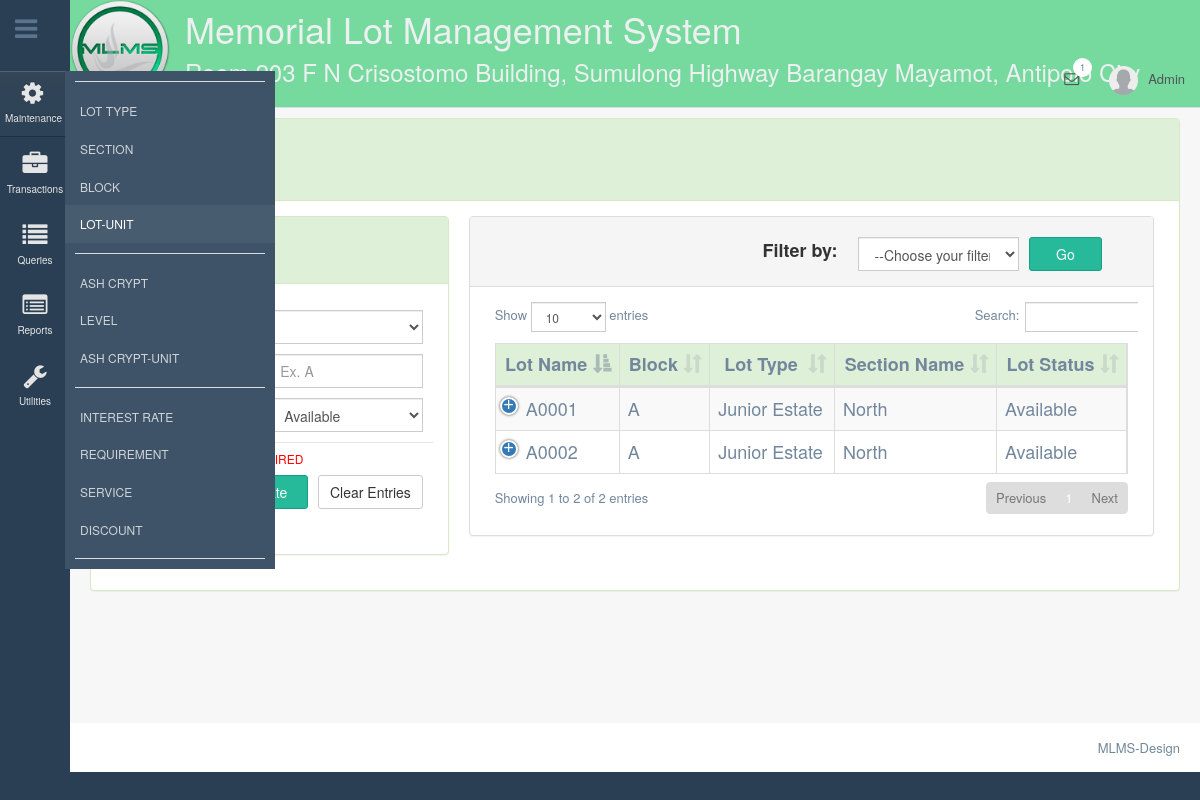
Page /pages/maintenance/lot.php (signed in) on the committed database.
### tables this page shows
CREATE TABLE `tblcompanysettings` (
  `intCompanyID` int(11) NOT NULL AUTO_INCREMENT,
  `strCompanyName` varchar(60) DEFAULT NULL,
  `strAddress` varchar(100) DEFAULT NULL,
  `strContactNo` varchar(15) DEFAULT NULL,
  `strEmailAddress` varchar(20) DEFAULT NULL,
  `strLogo` text,
  `strColor` varchar(20) DEFAULT NULL,
  PRIMARY KEY (`intCompanyID`)
);

CREATE TABLE `tbllot` (
  `intLotID` int(11) NOT NULL AUTO_INCREMENT,
  `strLotName` varchar(45) NOT NULL,
  `intLotStatus` int(11) NOT NULL,
  `intStatus` int(11) NOT NULL,
  `intBlockID` int(11) NOT NULL,
  `intCustomerId` int(11) DEFAULT NULL,
  PRIMARY KEY (`intLotID`),
  KEY `fk_tbllot_intBlockID_idx` (`intBlockID`),
  KEY `fk_tbllot_intCustomerId_idx` (`intCustomerId`),
  CONSTRAINT `fk_tbllot_intBlockID` FOREIGN KEY (`intBlockID`) REFERENCES `tblblock` (`intBlockID`) ON UPDATE CASCADE,
  CONSTRAINT `fk_tbllot_intCustomerId` FOREIGN KEY (`intCustomerId`) REFERENCES `tblcustomer` (`intCustomerId`) ON UPDATE CASCADE
);

CREATE TABLE `tblblock` (
  `intBlockID` int(11) NOT NULL AUTO_INCREMENT,
  `strBlockName` varchar(45) NOT NULL,
  `intNoOfLot` int(11) NOT NULL,
  `intStatus` int(11) NOT NULL,
  `intSectionID` int(11) NOT NULL,
  `intTypeID` int(11) NOT NULL,
  PRIMARY KEY (`intBlockID`),
  KEY `fk_tblblock_intSectionID_idx` (`intSectionID`),
  KEY `fk_tblblock_intTypeID_idx` (`intTypeID`),
  CONSTRAINT `fk_tblblock_intSectionID` FOREIGN KEY (`intSectionID`) REFERENCES `tblsection` (`intSectionID`) ON UPDATE CASCADE,
  CONSTRAINT `fk_tblblock_intTypeID` FOREIGN KEY (`intTypeID`) REFERENCES `tbltypeoflot` (`intTypeID`) ON UPDATE CASCADE
);

CREATE TABLE `tbltypeoflot` (
  `intTypeID` int(11) NOT NULL AUTO_INCREMENT,
  `strTypeName` varchar(45) NOT NULL,
  `intNoOfLot` int(11) NOT NULL,
  `deciSellingPrice` decimal(12,2) NOT NULL,
  `intStatus` tinyint(4) NOT NULL,
  PRIMARY KEY (`intTypeID`)
);

CREATE TABLE `tblsection` (
  `intSectionID` int(11) NOT NULL AUTO_INCREMENT,
  `strSectionName` varchar(45) NOT NULL,
  `intNoOfBlock` int(11) NOT NULL,
  `intStatus` tinyint(2) NOT NULL,
  PRIMARY KEY (`intSectionID`)
);

### pages/controller/viewdata.php (the view, shortened to what this page needs)
<?php
class lot{
    function viewLot(){
		$sql = "Select l.intLotID, l.strLotName, b.strBlockName, t.strTypeName, s.strSectionName, l.intLotStatus, l.intStatus FROM tbllot l
					INNER JOIN tblBlock b ON l.intBlockID = b.intBlockID
					INNER JOIN	tbltypeoflot t ON b.intTypeID = t.intTypeID
					INNER JOIN tblsection s	ON b.intSectionID = s.intSectionID WHERE l.intStatus = '0' ORDER BY  strLotName ASC";
        $conn = mysql_connect(constant('server'),constant('user'),constant('pass'));
        $result = mysql_query($sql,$conn);
		while($row = mysql_fetch_array($result)){
			$intLotID =$row['intLotID'];
			$strLotName =$row['strLotName'];
			$strBlockName =$row['strBlockName'];
			$strTypeName=$row['strTypeName'];
			$strSectionName =$row['strSectionName'];
			$intLotStatus =$row['intLotStatus'];
			if($intLotStatus==0){
			  $LotStatus ="Available";
			}else if($intLotStatus==1){
			  $LotStatus="Reserved";
			}else if($intLotStatus==2){
			  $LotStatus="Owned";
			}else{
              $LotStatus="At-Need";
            }
			echo
				"<tr>
					<td style ='font-size:18px;'>$strLotName</td>
					<td style ='font-size:18px;'>$strBlockName</td>
					<td style ='font-size:18px;'>$strTypeName</td>
					<td style ='font-size:18px;'>$strSectionName</td>
					<td style ='font-size:18px;'>$LotStatus</td>
					<td align='center'>
					   <button type = 'button' class = 'btn btn-success' data-toggle = 'modal'  title='Edit' data-target = '#update$intLotID'>
					   <i class='glyphicon glyphicon-pencil'></i></button>
					   <button type = 'button' class = 'btn btn-danger' data-toggle = 'modal' title='Deactivate' data-target = '#deactivate$intLotID'>
					   <i class='glyphicon glyphicon-trash'></i></button>
					</td>
				</tr>
				<div class = 'modal fade' id = 'update$intLotID'>
					<div class = 'modal-dialog' style = 'width: 40%;'>
						<div class = 'modal-content'>
							<div class = 'modal-header' style='background:#b3ffb3;'>
								<button type = 'button' class = 'close' data-dismiss = 'modal'>&times;</button>
								<center><H3><b>Update Lot-Unit</b></H3></center>
							</div>
							<div class = 'modal-body'>
								<form class='form-horizontal' role='form' action = 'lot.php' method= 'POST'>
									<div class='form-group'>
										<div class=''>
										   <input type='hidden' class='form-control' name= 'tfLotID' value='$intLotID' >
										 </div>
									</div>
									<div class='row'>
										<div class='form-group'>
											<label class='col-md-4' align='right' style = 'font-size: 18px; margin-top:.30em;'>Lot Unit:</label>
											<div class='col-md-7'>
												<input type='text 'class='form-control input-md' name= 'tfLotName' value= '$strLotName' required/>
											</div>
										 </div>
									</div>
									<div class='row'>
										<div class='form-group'>
											<label class='col-md-4' align='right' style = 'font-size: 18px; margin-top:.30em;'>Block:</label>
											<div class='col-md-7'>
												<select class='form-control input-md' name = 'blockName' required>";
												echo "</select>
											</div>
										</div>
									</div>
									<div class='row'>
										<div class='form-group'>
											<label class='col-md-4' align='right' style = 'font-size: 18px; margin-top:.30em;'>Lot Status:</label>
											<div class='col-md-7'>
											   <select class='form-control input-md' name = 'status' required>";
													$one = $two = $three = '';
													if($LotStatus == 'Available'){
														$one = 'selected';
													} else if($LotStatus == 'Reserved'){
														$two = 'selected';
													}else{
														$three = 'selected';
													}
													echo " <option value = '0' $one>Available</option>
												</select>
											</div>
										</div>
									</div>
									<div class='form-group modal-footer'>
										<div class='col-sm-offset-4 col-sm-8'>
											<button type='submit' class='btn btn-success' name= 'btnSave'>Save</button>
											<button type='button' class='btn btn-default' data-dismiss='modal'>Close</button>
										</div>
									</div>
								</form>
							</div>
						</div>
					</div>
				</div>
				<div class = 'modal fade' id = 'deactivate$intLotID'>
					<div class = 'modal-dialog' style = 'width: 40%;'>
						<div class = 'modal-content' style = 'height: 220px;'>
							<div class = 'modal-header' style='background: light-red'>
								<button type = 'button' class = 'close' data-dismiss = 'modal'>&times;</button>
								<center><b><h3>Deactivate Lot</h3></b></center>
							</div>
							<div class = 'modal-body'>
								<h3>Are you sure you want deactivate $strLotName?</h3>
								<form class='form-horizontal' role='form' action = 'lot.php' method= 'POST'>
									<div class='form-group'>
										<div class='col-sm-8'>
											<input type='hidden' class='form-control' name= 'tfLotID' value='$intLotID' >
										</div>
									</div>
									<div class='modal-footer'>
										<div class='col-sm-8'  style = 'margin-top: 10px;'>
											<button type='submit' class='btn btn-danger' name= 'btnDeactivate'>Yes</button>
											<button type='button' class='btn btn-default' data-dismiss='modal'>No</button>
										</div>
									</div>
								</form>
							</div>
						</div>
					</div>
				</div>
			";
		}
    }
	function selectBlock(){
		$sql = " SELECT b.intBlockID as blockID, b.strBlockName as Bname, b.intNoOfLot, b.intStatus, t.strTypeName, s.strSectionName as Sname FROM tblblock b
					INNER JOIN tblsection s ON b.intSectionID = s.intSectionID
					INNER JOIN tbltypeoflot t ON b.intTypeID = t.intTypeID WHERE b.intStatus = 0 ;";
        $conn = mysql_connect(constant('server'),constant('user'),constant('pass'));
        $result = mysql_query($sql,$conn);
        while($row = mysql_fetch_array($result)){
            echo "<option value = '". $row['blockID']."'>". $row['Bname']." ( ".$row['Sname']." )</option>";
        }
    }
}
?>

### pages/menu/topnav.php (shortened to what this page needs)
<div class="top_nav" >
<?php
        $sql = "SELECT * FROM tblcompanysettings WHERE intCompanyID = '1'";
        $conn = mysql_connect(constant('server'),constant('user'),constant('pass'));
        $result = mysql_query($sql,$conn);
        while($row = mysql_fetch_array($result)){
            $tfCompanyName = $row['strCompanyName'];
            $tfCompanyAddress = $row['strAddress'];
            $file = $row['strLogo'];
            $tfColor = $row['strColor'];
        }
?>
    <div class="nav_menu" style="background-color:<?php echo $tfColor; ?>">
        <a class="navbar-brand" rel="home" href="#" >
            <img style="max-height:100px; max-width: 100px; margin-top: -16px; margin-left: -15px" src="<?php echo $file;?>">
            <div style="margin-left:100px;margin-top: -100px;">
            <h1><?php echo $tfCompanyName; ?></h1>
            <h3><?php echo $tfCompanyAddress; ?></h3>
            </div>
       </a>
        <nav>
            <ul class="nav navbar-nav navbar-right">
                <li class="">
                    <a href="javascript:;" class="user-profile dropdown-toggle" data-toggle="dropdown" aria-expanded="false">
                        <img src="../images/user.png" alt="">Admin
                    </a>
                </li>
                <li role="presentation" class="dropdown">
                    <a href="javascript:;" class="dropdown-toggle info-number" data-toggle="dropdown" aria-expanded="false">
                       <i class="fa fa-envelope-o"></i>
                       <span class="badge bg-white">1</span>
                    </a>
                </li>
            </ul>
        </nav>
    </div>
</div>

### rows in the picture
tblcompanysettings: strLogo (picture), strCompanyName "Memorial Lot Management System", strAddress "Room 203 F N Crisostomo Building, Sumulong Highway Barangay Mayamot, Antipolo City"
tbllot: strLotName "A0001", intBlockID.strBlockName "A", tbltypeoflot.strTypeName "Junior Estate", tblsection.strSectionName "North", intLotStatus "Available"
tbllot: strLotName "A0002", intBlockID.strBlockName "A", tbltypeoflot.strTypeName "Junior Estate", tblsection.strSectionName "North", intLotStatus "Available"
